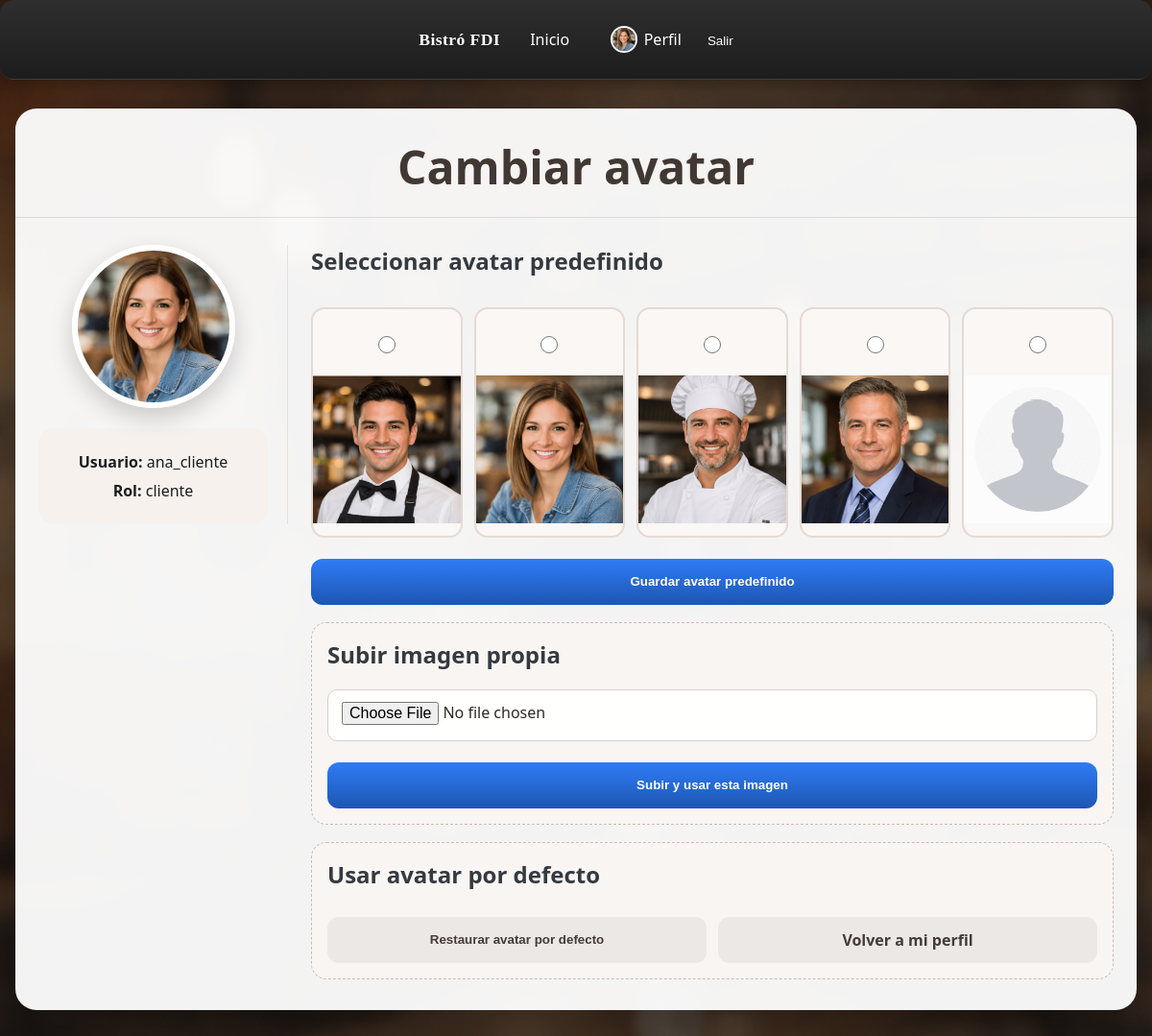
/includes/vistas/perfil/cambiarAvatar.php (signed in), run on the app's committed database.
### tables this page shows
CREATE TABLE usuarios (
    id INT AUTO_INCREMENT PRIMARY KEY,
    nombre_usuario VARCHAR(100) NOT NULL UNIQUE,
    email VARCHAR(150) NOT NULL UNIQUE,
    nombre VARCHAR(100) NOT NULL,
    apellidos VARCHAR(150) DEFAULT NULL,
    password_hash VARCHAR(255) NOT NULL,
    rol ENUM('cliente', 'camarero', 'cocinero', 'gerente') NOT NULL DEFAULT 'cliente',
    avatar VARCHAR(255) DEFAULT 'img/avatares/default.png',
    activo TINYINT(1) NOT NULL DEFAULT 1,
    fecha_registro DATETIME NOT NULL DEFAULT CURRENT_TIMESTAMP
);

### includes/core/Application.php (called while the page is built, shortened)
<?php
class Application
{
    private static ?Application $instancia = null;
    private array $datosConexion = [];
    private ?mysqli $conexion = null;
    public static function getInstance(): Application
    {
        if (self::$instancia === null) {
            self::$instancia = new self();
        }
        return self::$instancia;
    }
    public function init(array $datosConexion, string $baseUrl, string $basePath): void
    {
        $this->datosConexion = $datosConexion;
    }
    public function conexionBd(): mysqli
    {
        if ($this->conexion === null) {
            $host = $this->datosConexion['host'] ?? 'localhost';
            $user = $this->datosConexion['user'] ?? '';
            $pass = $this->datosConexion['pass'] ?? '';
            $bd = $this->datosConexion['bd'] ?? '';
            $this->conexion = new mysqli($host, $user, $pass, $bd);
        }
        return $this->conexion;
    }
}

### includes/negocio/UsuarioController.php (called while the page is built, shortened)
<?php
require_once __DIR__ . '/UsuarioService.php';
class UsuarioController
{
    private UsuarioService $usuarioService;
    public function __construct()
    {
        $this->usuarioService = new UsuarioService();
    }
    public function obtenerUsuarioPorId(int $idUsuario): ?UsuarioDTO
    {
        return $this->usuarioService->buscarUsuarioPorId($idUsuario);
    }
}

### includes/negocio/UsuarioService.php (called while the page is built, shortened)
<?php
require_once __DIR__ . '/../integracion/UsuarioDAO.php';
class UsuarioService
{
    private UsuarioDAO $usuarioDAO;
    public function __construct(?mysqli $db = null)
    {
    $this->usuarioDAO = new UsuarioDAO($db ?? Application::getInstance()->conexionBd());
    }
    public function buscarUsuarioPorId(int $id): ?UsuarioDTO
    {
        return $this->usuarioDAO->buscarPorId($id);
    }
}

### includes/integracion/UsuarioDAO.php (called while the page is built, shortened)
<?php
require_once __DIR__ . '/../negocio/UsuarioDTO.php';
class UsuarioDAO
{
    private mysqli $conn;
   public function __construct(mysqli $db)
    {
    $this->conn = $db;
    }
    public function buscarPorId(int $id): ?UsuarioDTO
    {
        $stmt = $this->conn->prepare('SELECT * FROM usuarios WHERE id = ?');
        $stmt->bind_param('i', $id);
        $stmt->execute();
        $res = $stmt->get_result();
        $fila = $res->fetch_assoc();
        return $fila ? UsuarioDTO::crearDesdeFila($fila) : null;
    }
}

### includes/negocio/UsuarioDTO.php (called while the page is built, shortened)
<?php
class UsuarioDTO
{
    private string $nombreUsuario;
    private string $rol;
    private string $avatar;
    public function __construct(
        ?int $id = null,
        string $nombreUsuario = '',
        string $email = '',
        string $nombre = '',
        string $apellidos = '',
        ?string $passwordHash = null,
        string $rol = 'cliente',
        string $avatar = 'img/avatares/default.png'
    ) {
        $this->nombreUsuario = $nombreUsuario;
        $this->rol = $rol;
        $this->avatar = $avatar;
    }
    public static function crearDesdeFila(array $fila): self
    {
        return new self(
            isset($fila['id']) ? (int)$fila['id'] : null,
            $fila['nombre_usuario'] ?? '',
            $fila['email'] ?? '',
            $fila['nombre'] ?? '',
            $fila['apellidos'] ?? '',
            $fila['password_hash'] ?? null,
            $fila['rol'] ?? 'cliente',
            $fila['avatar'] ?? 'img/avatares/default.png'
        );
    }
    public function getNombreUsuario(): string { return $this->nombreUsuario; }
    public function getRol(): string { return $this->rol; }
    public function getAvatar(): string { return $this->avatar; }
}

### includes/vistas/perfil/cambiarAvatar.php (the view, shortened to what this page needs)
<?php
require_once __DIR__ . '/../../negocio/UsuarioController.php';
$controller = new UsuarioController();
$idUsuario = (int) $_SESSION['id_usuario'];
$usuario = $controller->obtenerUsuarioPorId($idUsuario);
$avataresPredefinidos = [
    'camarero.png',
    'cliente.png',
    'cocinero.png',
    'gerente.png',
    'default.png'
];
?>
<!DOCTYPE html>
<html lang="es">
<head>
    <link rel="stylesheet" href="../../../css/estilos.css">
</head>
<body class="f0-body">
    <?php include __DIR__ . '/../partials/nav.php'; ?>
    <main>
        <section class="f0-page">
            <h1 class="f0-page-title">Cambiar avatar</h1>
            <div class="f0-page-content">
                <div class="f0-avatar-grid">
                    <aside class="f0-avatar-aside">
                        <img src="../../../<?= htmlspecialchars($usuario->getAvatar()) ?>" alt="Avatar actual" class="f0-avatar-current">
                        <div class="f0-card-soft">
                            <p><strong>Usuario:</strong> <?= htmlspecialchars($usuario->getNombreUsuario()) ?></p>
                            <p><strong>Rol:</strong> <?= htmlspecialchars($usuario->getRol()) ?></p>
                        </div>
                    </aside>
                    <div>
                        <h2>Seleccionar avatar predefinido</h2>
                        <form method="post" class="f0-form">
                            <div class="f0-avatar-gallery">
                                <?php foreach ($avataresPredefinidos as $archivo): ?>
                                    <label class="f0-avatar-option">
                                        <input type="radio" name="avatar_predefinido" value="<?= htmlspecialchars($archivo) ?>" required>
                                        <img src="../../../img/avatares/<?= htmlspecialchars($archivo) ?>" alt="Avatar">
                                    </label>
                                <?php endforeach; ?>
                            </div>
                            <div class="f0-form-actions">
                                <button type="submit" class="f0-btn">Guardar avatar predefinido</button>
                            </div>
                        </form>
                        <div class="f0-avatar-section">
                            <h2>Subir imagen propia</h2>
                            <form method="post" enctype="multipart/form-data" class="f0-form">
                                <input type="file" name="archivo" accept=".jpg,.jpeg,.png,.webp,.gif,image/jpeg,image/png,image/webp,image/gif" required>
                                <div class="f0-form-actions">
                                    <button type="submit" class="f0-btn">Subir y usar esta imagen</button>
                                </div>
                            </form>
                        </div>
                        <div class="f0-avatar-section">
                            <h2>Usar avatar por defecto</h2>
                            <form method="post" class="f0-form">
                                <div class="f0-form-actions">
                                    <button type="submit" class="f0-btn-secondary">Restaurar avatar por defecto</button>
                                    <a href="perfil.php" class="f0-btn-secondary">Volver a mi perfil</a>
                                </div>
                            </form>
                        </div>
                    </div>
                </div>
            </div>
        </section>
    </main>
</body>
</html>

### includes/vistas/partials/nav.php (shortened to what this page needs)
<?php
$estaLogueado = isset($_SESSION['id_usuario']);
$avatar = $_SESSION['avatar'] ?? 'img/avatares/default.png';
?>
<nav class="navegacion-principal">
    <a href="<?= BASE_URL ?>/index.php" class="nav-logo">Bistró FDI</a>
    <ul class="nav-lista">
        <li><a href="<?= BASE_URL ?>/index.php">Inicio</a></li>
        <?php if ($estaLogueado): ?>
            <li>
                <a href="<?= BASE_URL ?>/includes/vistas/perfil/perfil.php" class="nav-perfil-link">
                    <img src="<?= BASE_URL ?>/<?= htmlspecialchars($avatar) ?>" alt="Avatar" class="avatar-nav">
                    <span>Perfil</span>
                </a>
            </li>
            <li>
                <form action="<?= BASE_URL ?>/includes/acciones/auth/logout.php" method="post" class="form-logout-nav">
                    <button type="submit" class="nav-perfil-link">Salir</button>
                </form>
            </li>
        <?php else: ?>
            <li><a href="<?= BASE_URL ?>/includes/vistas/auth/login.php">Login</a></li>
            <li><a href="<?= BASE_URL ?>/includes/vistas/auth/registro.php">Registrarse</a></li>
        <?php endif; ?>
    </ul>
</nav>

### data on the page
usuarios: avatar (picture), nombre_usuario "ana_cliente", rol "cliente"
